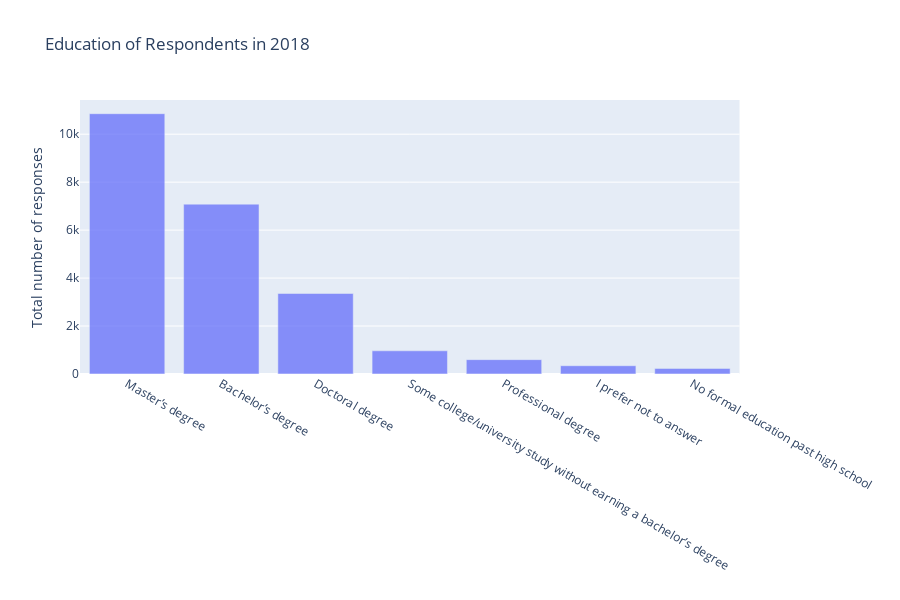

Here is the notebook cell this chart was saved with:
### Code cell
df_test = pd.DataFrame({'count' : df_multi_choice.groupby([ "Q4"] ).size()}).reset_index().sort_values(by = 'count', ascending = False)
df_test.head()

fig = px.bar(df_test, x = 'Q4', y = 'count', title= 'Education of Respondents in 2018',
            labels={'Q4':'', 'count':'Total number of responses'},
            opacity = OPACITY)
fig.show()

### Figure 1 — Plotly figure (JSON) as saved in the notebook; plotly's stock layout.template omitted (floating-point values rounded to 4 significant figures)
{"data": [{"alignmentgroup": "True", "hoverlabel": {"namelength": 0}, "hovertemplate": "=%{x}<br>Total number of responses=%{y}", "legendgroup": "", "marker": {"color": "#636efa", "opacity": 0.75}, "name": "", "offsetgroup": "", "orientation": "v", "showlegend": false, "textposition": "auto", "type": "bar", "x": ["Master’s degree", "Bachelor’s degree", "Doctoral degree", "Some college/university study without earning a bachelor’s degree", "Professional degree", "I prefer not to answer", "No formal education past high school"], "xaxis": "x", "y": [10855, 7083, 3357, 967, 599, 345, 232], "yaxis": "y"}], "layout": {"barmode": "relative", "height": 600, "legend": {"tracegroupgap": 0}, "title": {"text": "Education of Respondents in 2018"}, "xaxis": {"anchor": "y", "domain": [0, 0.98], "title": {"text": ""}}, "yaxis": {"anchor": "x", "domain": [0, 1], "title": {"text": "Total number of responses"}}}}
